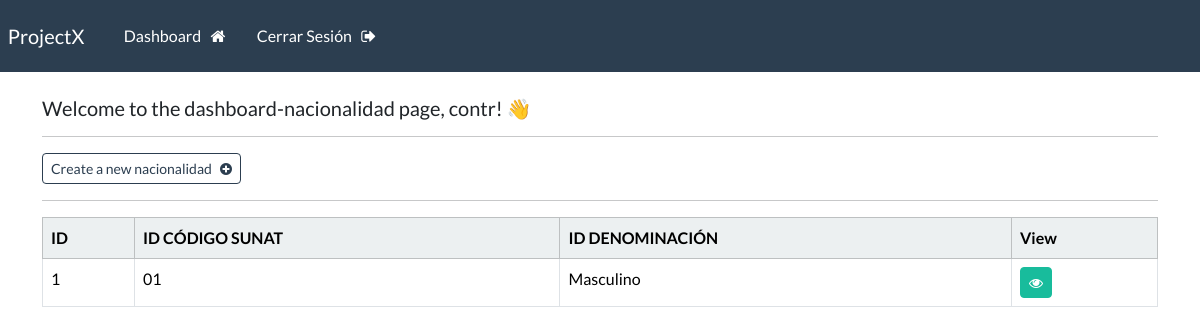
Page /dashboard-nacionalidad (signed in) on the earlier database version.
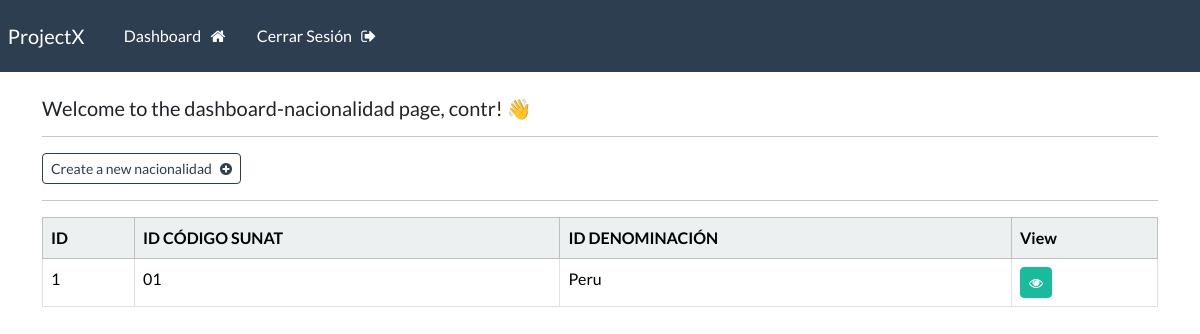
Same page on the later database version.
### webapp/models.py (models this page shows, shortened)
class Nacionalidad(models.Model):
    codigo_sunat = models.CharField(max_length=2)
    denominacion = models.CharField(max_length=100)

### webapp/views.py (the view)
# urls.py: path('dashboard-nacionalidad', views.dashboard_nacionalidad, name="dashboard-nacionalidad"),
@login_required(login_url='my-login')
def dashboard_nacionalidad(request):
    nacionalidades = Nacionalidad.objects.all()
    context = {'nacionalidades': nacionalidades}
    return render(request, 'webapp/dashboard-nacionalidad.html', context=context)

### webapp/templates/webapp/dashboard-nacionalidad.html
{% extends 'webapp/base.html' %}
{% block content %}
    <h5> Welcome to the dashboard-nacionalidad page, {{user}}! 👋</h5>
    <hr>
    <a class="btn btn-outline-primary btn-sm" href="{% url 'create-nacionalidad' %}">
        Create a new nacionalidad &nbsp; <i class="fa fa-plus-circle" aria-hidden="true"></i>
    </a>
    <hr>
        <table class="table table table-hover table-bordered">
            <thead class="table-light">
                <tr>
                    <th scope="col"> ID </th>
                    <th scope="col"> ID CÓDIGO SUNAT </th>
                    <th scope="col"> ID DENOMINACIÓN </th>
                    <th scope="col"> View </th>
                </tr>
            </thead>
            <tbody>
            {% if nacionalidades %}
                {% for nacionalidad in nacionalidades %}
            <tr>
                <td> {{nacionalidad.id}} </td>
                <td> {{nacionalidad.codigo_sunat}} </td>
                <td> {{nacionalidad.denominacion}}</td>
                <td> <a class="btn btn-success btn-sm" href="{% url 'nacionalidad' nacionalidad.id %}"> <i class="fa fa-eye" aria-hidden="true"></i> </a></td>
            </tr>
            {% endfor %}
        {% endif %}
        </tbody>
    </table>
{% endblock %}

Differences in the rows shown:
changed Nacionalidad id 1: denominacion "Masculino" → "Peru"
